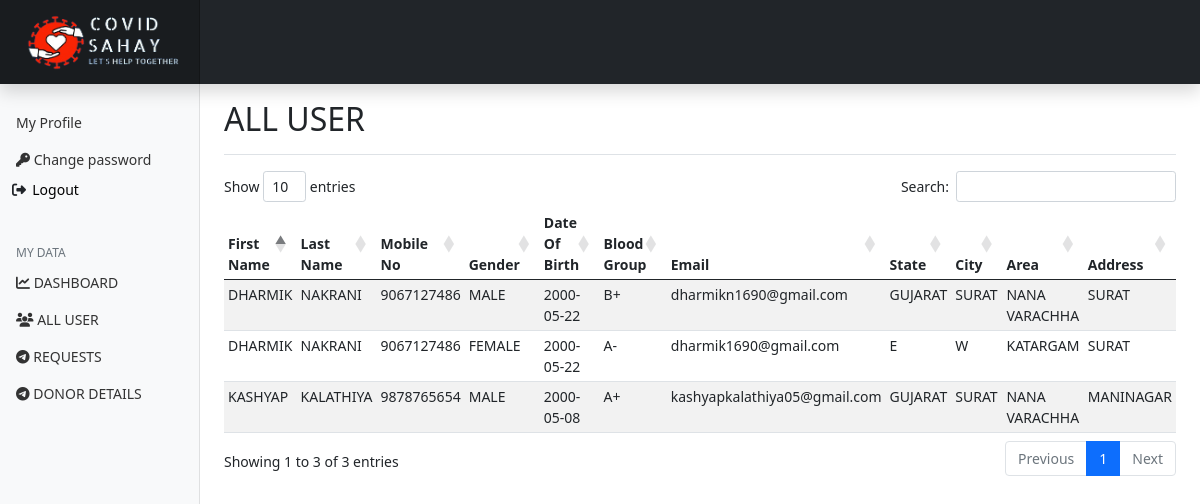
The page /myadmin/alluser (signed in) on the database as committed earlier.
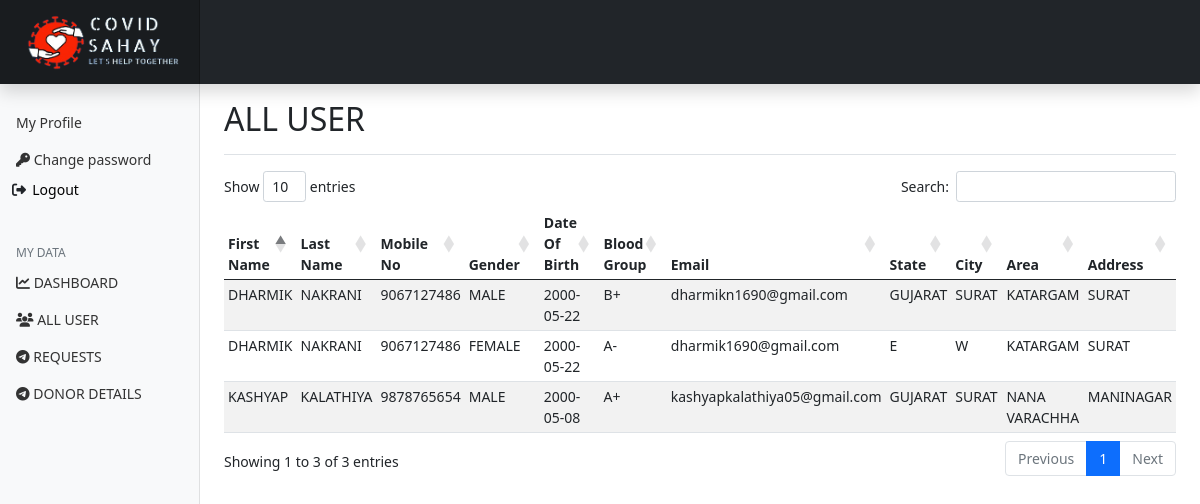
The same page on the database as committed later.
### user/models.py (models this page shows)
class User(models.Model):
   fName = models.CharField(max_length=20, null=True)
   lName = models.CharField(max_length=20, null=True)
   mono = models.BigIntegerField(null=True)
   gender = models.CharField(max_length=10, null=True)
   dob = models.CharField(max_length=10, null=True)
   bGrp = models.CharField(max_length=10, null=True)
   email = models.CharField(max_length=30, null=True)
   state = models.CharField(max_length=20, null=True)
   city = models.CharField(max_length=20, null=True)
   area = models.CharField(max_length=20, null=True)
   add = models.CharField(max_length=50, null=True)
   pwd = models.CharField(max_length=50, null=True)

### myadmin/views.py (the view)
# urls.py: path('/alluser', django_admin_alluser, name='alluser'),
def django_admin_alluser(request):
     try:
          aId = request.session['admin_id']
     except KeyError:
          return redirect('alogin')
     aDetail = MyAdmin.objects.get(id=aId)
     data = User.objects.all()
     context = {
          "aId": aDetail.aName,
          "alldata": data
     }
     if request.method == 'POST':
          if request.POST.get('logout'):
               if request.session.has_key('admin_id'):
                    request.session.flush()
               return redirect('alogin')
     return render(request, 'Myadmin_panel/alluser.html', context)

### template/Myadmin_panel/alluser.html (shortened to what this page needs)
{% extends 'Myadmin_panel/header.html' %}
{% load static %}
{% get_static_prefix as STATFILE %}
{% block 'content' %}
<div class="d-flex justify-content-between flex-wrap flex-md-nowrap align-items-center pt-3 pb-2 mb-3 border-bottom">
    <h2>ALL USER</h2>
  </div>
  <div class="table-responsive" >
    <table class="table table-striped table-sm" id="mytable">
      <thead>
        <tr>
          <th scope="col">First Name</th>
          <th scope="col">Last Name</th>
          <th scope="col">Mobile No</th>
          <th scope="col">Gender</th>
          <th scope="col">Date Of Birth</th>
          <th scope="col">Blood Group</th>
          <th scope="col">Email</th>
          <th scope="col">State</th>
          <th scope="col">City</th>
          <th scope="col">Area</th>
          <th scope="col">Address</th>
        </tr>
      </thead>
      <tbody>
        {% for all in alldata %}
        <tr>
          <td>{{all.fName |upper}}</td>
          <td>{{all.lName |upper}}</td>
          <td>{{all.mono |upper}}</td>
          <td>{{all.gender |upper}}</td>
          <td>{{all.dob |upper}}</td>
          <td>{{all.bGrp |upper}}</td>
          <td>{{all.email |lower}}</td>
          <td>{{all.state |upper}}</td>
          <td>{{all.city |upper}}</td>
          <td>{{all.area |upper}}</td>
          <td>{{all.add |upper}}</td>
        </tr>
        {% endfor %}
      </tbody>
    </table>
  </div>
{% endblock 'content' %}
{% block 'extrajs' %}
<link rel="stylesheet" href="https://cdn.datatables.net/1.10.21/css/dataTables.bootstrap4.min.css">
{% endblock 'extrajs' %}

Rows that differ between the two databases and show on the page:
changed User "dharmikn1690@gmail.com": area "NANA VARACHHA" → "KATARGAM"
